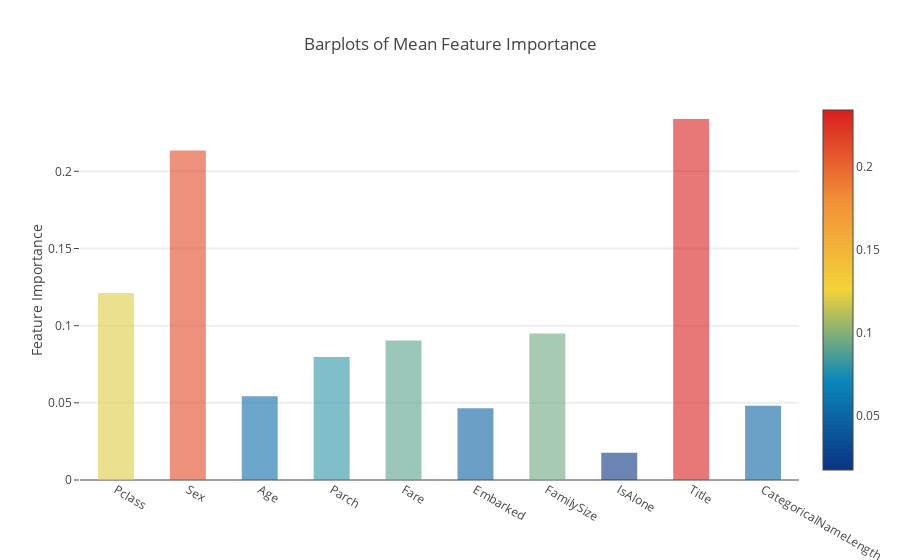

Source (notebook cell):
### Code cell
y = feature_dataframe['mean'].values
x = feature_dataframe['features'].values
data = [go.Bar(
            x= x,
             y= y,
            width = 0.5,
            marker=dict(
               color = feature_dataframe['mean'].values,
            colorscale='Portland',
            showscale=True,
            reversescale = False
            ),
            opacity=0.6
        )]

layout= go.Layout(
    autosize= True,
    title= 'Barplots of Mean Feature Importance',
    hovermode= 'closest',
#     xaxis= dict(
#         title= 'Pop',
#         ticklen= 5,
#         zeroline= False,
#         gridwidth= 2,
#     ),
    yaxis=dict(
        title= 'Feature Importance',
        ticklen= 5,
        gridwidth= 2
    ),
    showlegend= False
)
fig = go.Figure(data=data, layout=layout)
py.iplot(fig, filename='bar-direct-labels')

### Figure 1 — Plotly figure (JSON) as saved in the notebook; plotly's stock layout.template omitted (floating-point values rounded to 4 significant figures)
{"data": [{"marker": {"color": [0.1211, 0.2134, 0.05419, 0.07974, 0.0904, 0.04648, 0.09499, 0.01771, 0.2339, 0.04804], "colorscale": "Portland", "reversescale": false, "showscale": true}, "opacity": 0.6, "type": "bar", "uid": "521f8efe-bc6e-11e8-8f51-107b44b17b58", "width": 0.5, "x": ["Pclass", "Sex", "Age", "Parch", "Fare", "Embarked", "FamilySize", "IsAlone", "Title", "CategoricalNameLength"], "y": [0.1211, 0.2134, 0.05419, 0.07974, 0.0904, 0.04648, 0.09499, 0.01771, 0.2339, 0.04804]}], "layout": {"autosize": true, "hovermode": "closest", "showlegend": false, "title": "Barplots of Mean Feature Importance", "yaxis": {"gridwidth": 2, "ticklen": 5, "title": "Feature Importance"}}}
